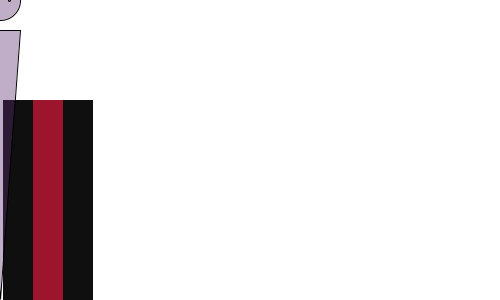
Frame 1 (no input)
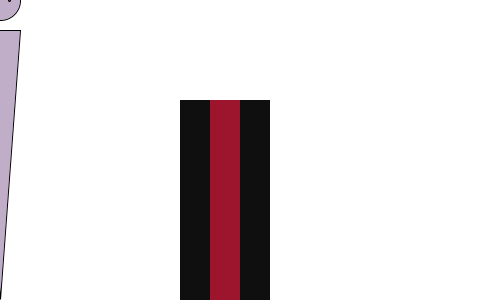
Frame 60 (the mouse pressed at the canvas centre just before this capture)
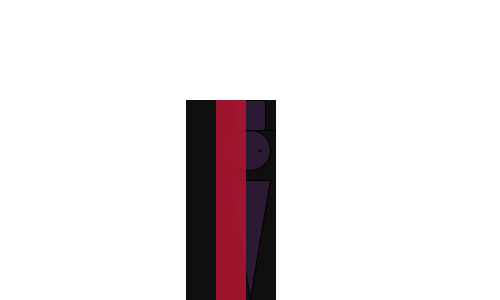
Frame 120 (the mouse held since frame 60 and released just before this capture)

The Processing sketch that drew these frames (run headless with seeded random() and noise(); from frame 60 on, the mouse is pressed at the canvas centre):

// Processing sketch: A3_enhanced
// ── A3_enhanced.pde
void setup() {
  size(500, 300);
}
float stripeS = 3; // speed
float stripeX = 0; // position of the stripe
int stripeY = 100; // height of X
int opac = 0; //opacity of DOOM TRIANGLES


void draw() {
  background(255);
  
// stripe movement
  stripeX = stripeX + stripeS;
  
// stripe reset
  stripeX = stripeX % width;

  // draw blue stripes (one background) 
  noStroke();
  fill(15); // blue
  quad(stripeX, stripeY, stripeX + 90, stripeY, stripeX + 90, 300, stripeX, 300);

  fill(90, 43, 113, 98); //Stroke for body
  stroke(1);

  // hat
  rect(mouseX - 15, mouseY - 50, 30, 30);
  line(mouseX - 25, mouseY - 20, mouseX + 25, mouseY - 20);

  // head
  ellipse(mouseX, mouseY, 40, 40);

  // neck
  triangle(mouseX - 20, mouseY + 30, mouseX + 20, mouseY + 30, mouseX, 299);

  fill(255, 0, 0);
  // eyes
  ellipse(mouseX - 9, mouseY, 2, 2);
  ellipse(mouseX + 9, mouseY, 2, 2);

  //triangles of DOOM

  noStroke();
  fill(245, 7, 7, opac);
  triangle(stripeX +30, stripeY - 60, stripeX +45, stripeY, stripeX, stripeY);
  triangle(stripeX +60, stripeY - 60, stripeX + 90, stripeY, stripeX + 40, stripeY);

  // red stripe on top
  noStroke();
  fill(173, 21, 49, 230); // red
  quad(stripeX + 30, stripeY, stripeX + 60, stripeY, stripeX + 60, 300, stripeX + 30, 300);
}
//triangle opacity and stripe height
void keyPressed() {

  stripeY =int(random(100, 300));
  opac = opac + 255;
}

// triangles sheathed
void keyReleased() {
  opac = 0; 
}
//stripe speed
void mousePressed() {

  stripeS = 0.1;
}
//stripe speed (back to normal)
void mouseReleased() {

  stripeS = 3;
}
